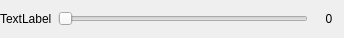
<?xml version="1.0" encoding="UTF-8"?>
<ui version="4.0">
 <class>Form</class>
 <widget class="QWidget" name="Form">
  <property name="geometry">
   <rect>
    <x>0</x>
    <y>0</y>
    <width>344</width>
    <height>38</height>
   </rect>
  </property>
  <property name="sizePolicy">
   <sizepolicy hsizetype="Preferred" vsizetype="Fixed">
    <horstretch>0</horstretch>
    <verstretch>0</verstretch>
   </sizepolicy>
  </property>
  <property name="minimumSize">
   <size>
    <width>0</width>
    <height>38</height>
   </size>
  </property>
  <property name="maximumSize">
   <size>
    <width>16777215</width>
    <height>38</height>
   </size>
  </property>
  <property name="windowTitle">
   <string>Form</string>
  </property>
  <layout class="QHBoxLayout" name="horizontalLayout">
   <property name="margin">
    <number>0</number>
   </property>
   <item>
    <widget class="QLabel" name="label">
     <property name="text">
      <string>TextLabel</string>
     </property>
    </widget>
   </item>
   <item>
    <widget class="QSlider" name="horizontalSlider">
     <property name="orientation">
      <enum>Qt::Horizontal</enum>
     </property>
    </widget>
   </item>
   <item>
    <widget class="QLabel" name="value">
     <property name="minimumSize">
      <size>
       <width>30</width>
       <height>0</height>
      </size>
     </property>
     <property name="layoutDirection">
      <enum>Qt::LeftToRight</enum>
     </property>
     <property name="text">
      <string>0</string>
     </property>
     <property name="alignment">
      <set>Qt::AlignCenter</set>
     </property>
    </widget>
   </item>
  </layout>
 </widget>
 <resources/>
 <connections/>
</ui>
